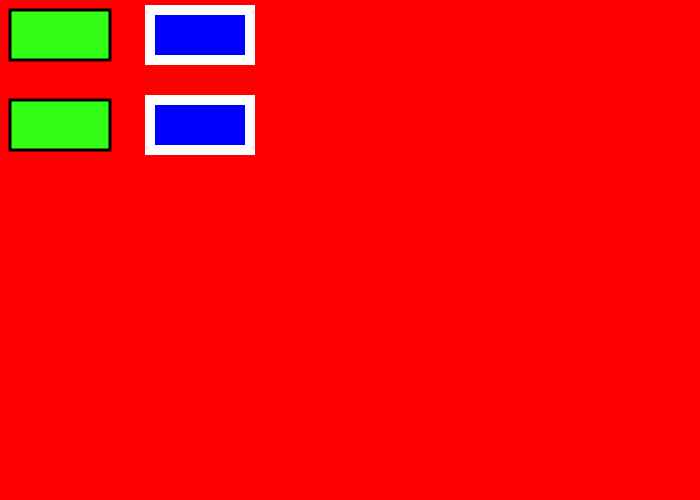
Frame 1 (no input)
Frame 60 (no input): identical to frame 1, image omitted
Frame 120 (the mouse pressed at the canvas centre since frame 60): identical to frame 1, image omitted

The p5.js sketch that drew this single still picture (run headless with seeded random() and noise() and a simulated clock; from frame 60 on, the mouse is pressed at the canvas centre):

// p5.js sketch
// ── sketch.js
function setup()
{
  createCanvas(700,500);

}

function draw()
{
	background(255,0,0)

	// change the paint brush to a specific color according to RGB values
	// this color applies only to the inside color of a shape
	fill(50,255,20);

	// change the paint brush to a specific color according to RGB values
	// this color applies only to the outside color of a shape
	stroke(0,0,0);

	// modifies the thickness of the border of an object
	strokeWeight(3);


	rect(10,10,100,50);
	rect(10,100,100,50);


	fill(0,0,255);    
	stroke(255,255,255);
	strokeWeight(10);

	rect(150,10,100,50);
	rect(150,100,100,50);

}
